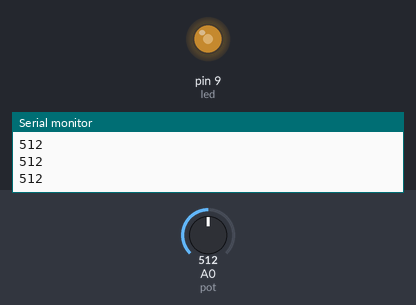
Recording of a sketch running on a simulated Arduino Uno, built with avr-gcc and run on an emulated ATmega328P. Shown: output pins drawn as LEDs (lit = HIGH), the last lines printed to the serial monitor. The inputs (shaded band) are chosen by the test bench; at power-on: A0 (pot) = 512.

Above: at 1.2 s.
1.3 s: A0 (pot) set to 716
At 2.4 s:
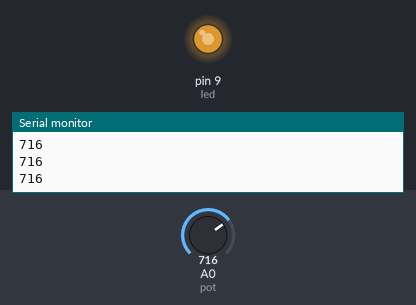
2.8 s: A0 (pot) set to 900
At 3.7 s:
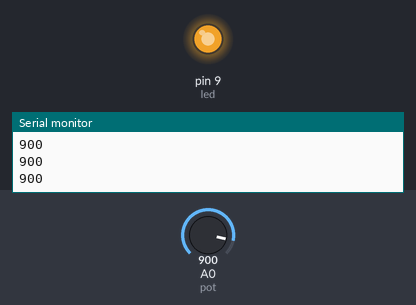
4.3 s: A0 (pot) set to 122
At 4.7 s:
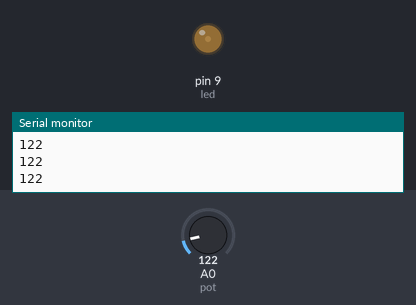
5.8 s: A0 (pot) set to 0
At 7.0 s:
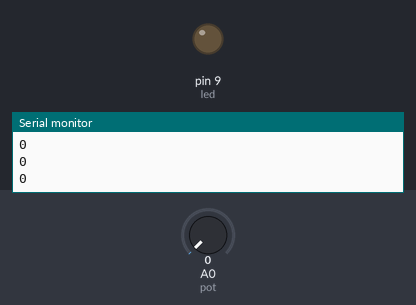
7.3 s: A0 (pot) set to 511
At 8.2 s:
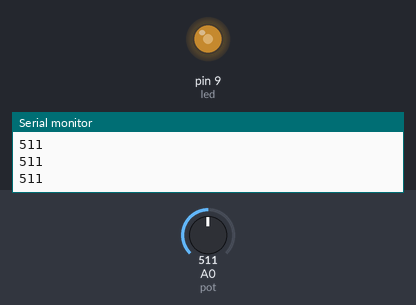
Timing chart, 0 to 9.8 s (numbered marks = the images above; inputs shaded):
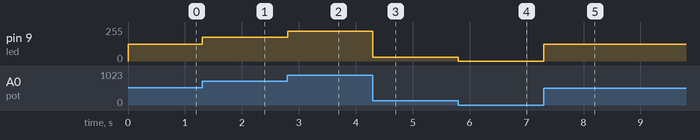

Measured:
- after the input at 1.3 s, pin 9 (led): 127/255 → 178/255 at once
- after the input at 2.8 s, pin 9 (led): 178/255 → 224/255 at once
- after the input at 4.3 s, pin 9 (led): 224/255 → 30/255 at once
- after the input at 5.8 s, pin 9 (led): 30/255 → 0/255 at once
- after the input at 7.3 s, pin 9 (led): 0/255 → 127/255 at once

The sketch:

potentiometer_led_brightness.ino
```cpp
const int led = 9;
const int pot = A0;

void setup() {
  Serial.begin(9600);
  pinMode(led, OUTPUT);
  pinMode(pot, INPUT);
}

void loop() {
  int val = analogRead(pot);
  int brightness = map(val, 0, 1023, 0, 255);

  analogWrite(led, brightness);
  Serial.println(val);
}
```
